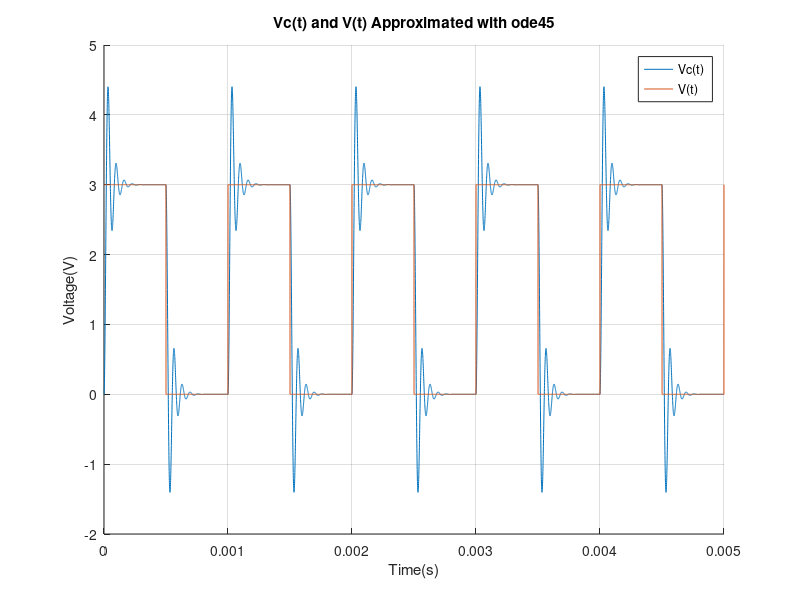

Reproduce this figure in MATLAB.
close all
clear all
clc

%Values from problem
L=0.5*10^-3;
R=23.5;
C=0.2*10^-6;
time=linspace(0,5*10^-3,10000);
ontooff=0.5*10^-3; %time for it takes to go from on to off
u0=[0;0];

%Frequency and square wave generation
freq=1/(2*ontooff);
vt = @(t) 1.5*square(2*pi*t*freq)+1.5;

%function definition
f = @(t,u) [u(2); (vt(t)-u(1)-R*C*u(2))/(L*C)];

%use ode45 to solve
[T U] = ode45(f,time,u0);

hold on;
grid on;
title('Vc(t) and V(t) Approximated with ode45');
xlabel('Time(s)');
ylabel('Voltage(V)');

plot(T,U(:,1),T,vt(time));

legend('Vc(t)', 'V(t)');
